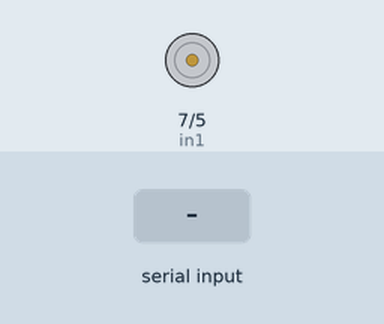
A sketch run on a simulated Arduino Uno, built with avr-gcc and run on an emulated ATmega328P. Parts: motor-driver pin pairs drawn as motors (green arrow = first pin HIGH = forward, orange = second pin HIGH = backward, longer = more drive). The test bench sets the inputs (shaded band).

Above: at 1.2 s.
1.3 s: "1" received over Serial
At 2.0 s:
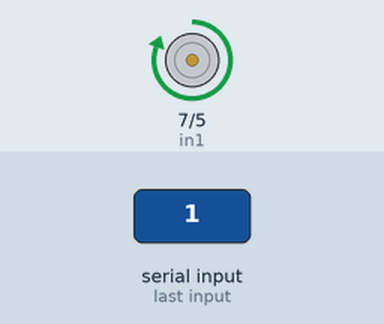
2.8 s: "2" received over Serial
At 3.2 s:
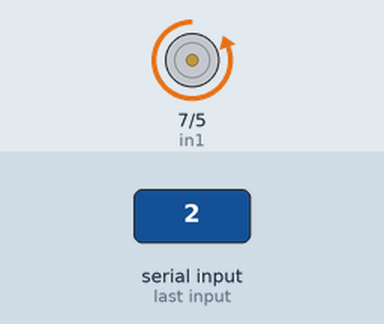
4.3 s: "0" received over Serial
At 5.5 s:
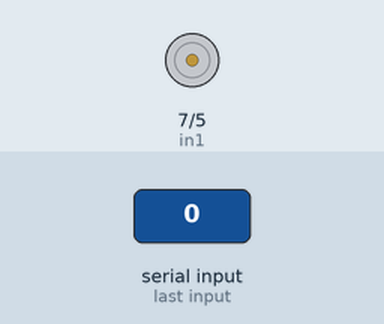
Timing chart, 0 to 7.3 s (numbered marks = the images above; inputs shaded):
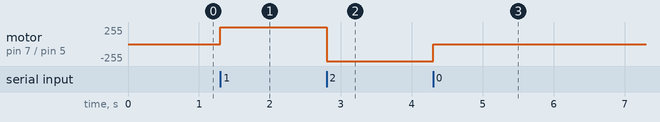

The sketch:

dcmotor_driver_1.ino
```cpp
int in1 = 7; // in1을 7번포트에 연결
int in2 = 5; // in2를 5번 포트에 연결

void setup() {

  pinMode(in1, OUTPUT); // in1을 출력모드로 설정
  pinMode(in2, OUTPUT); // in2를 출력모드로 설정
  Serial.begin(9600); // 시리얼 통신을 위한 보드레이트 설정
}

void loop() {

  if(Serial.available()) { // 만약 시리얼 모니터에 데이터가 들어왔을 경우

    char in_data; // 데이터가 들어온 값을 저장할 변수 in_data
    in_data = Serial.read(); // 시리얼 모니터에 값이 입력되면 그 값을 in_data에 입력

    if(in_data == '1') { // 만약 in_data가 1일 경우 (정방향)

      digitalWrite(in1, HIGH); // in1을 HIGH로 설정
      digitalWrite(in2, LOW); // in2를 LOW로 설정
    }

    else if(in_data == '2') { // 만약 in_data가 2일 경우 (반대방향)

      digitalWrite(in1, LOW); // in1을 LOW로 설정
      digitalWrite(in2, HIGH); // in2를 HIGH로 설정
    }

    else { // 시리얼 모니터에 데이터가 들어오지 않았을 경우 (정지)

      digitalWrite(in1, LOW); // in1을 LOW로 설정
      digitalWrite(in2, LOW); // in2를 LOW로 설정
    }
  }

}
```

Measured:
- after the input at 1.3 s, motor on pin 7 (in1) / pin 5 (in2): stopped → forward 255/255 at once
- after the input at 2.8 s, motor on pin 7 (in1) / pin 5 (in2): forward 255/255 → backward 255/255 at once
- after the input at 4.3 s, motor on pin 7 (in1) / pin 5 (in2): backward 255/255 → stopped at once
